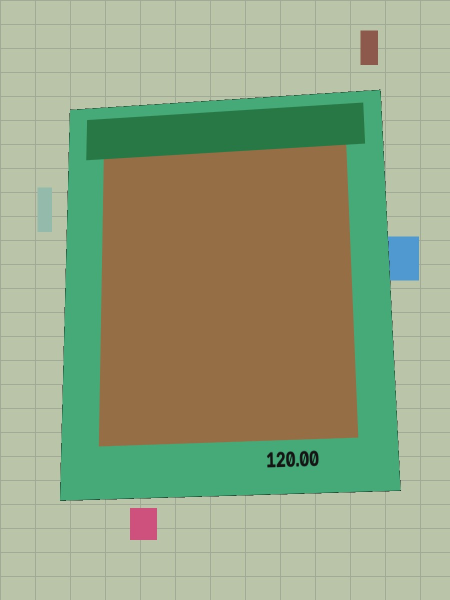
#> input picture test-assets/box_face.jpg, 900 x 1200 px (shown at 1/2 size)
$ python make_y4m.py box_face.jpg clear_board.jpg
#> lines starting #> are read from the running program, lines starting #| are printed output that depends on the picture
import numpy as np, sys
from PIL import Image
def y4m(src, out, W=960, H=1280, frames=20):
#> called with src = 'box_face.jpg', out = 'clear_board.jpg', W = 960, H = 1280, frames = 20
    im = Image.open(src).convert('RGB').resize((W, H))
    a = np.asarray(im).astype(float)
    R, G, B = a[..., 0], a[..., 1], a[..., 2]
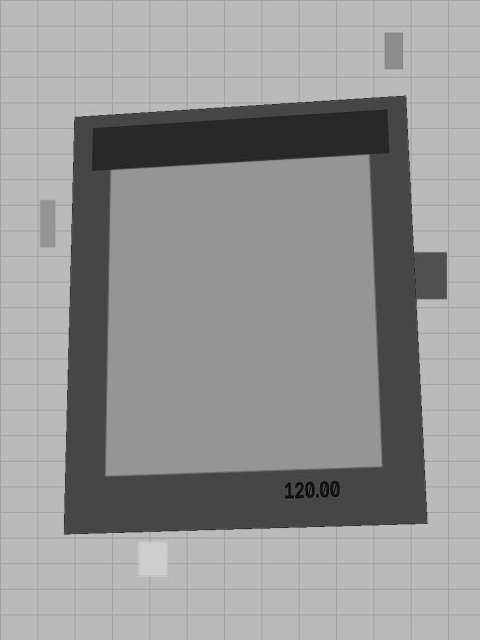
#> R: shape (1280, 960) float64 (shown at 1/2 size); min 0, max 216, mean 148.8
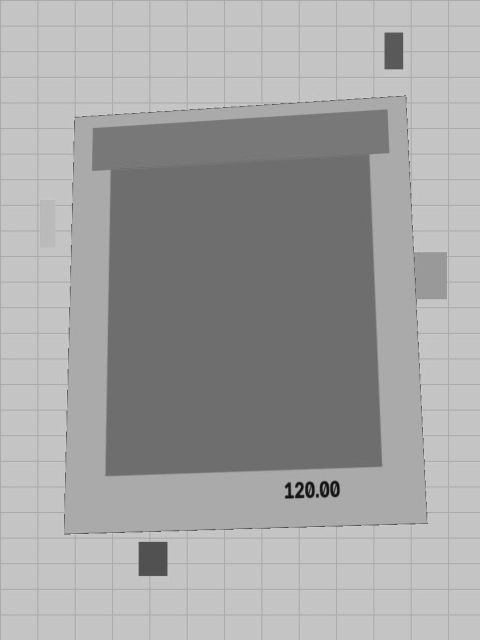
#> G: shape (1280, 960) float64 (shown at 1/2 size); min 1, max 226, mean 163.1
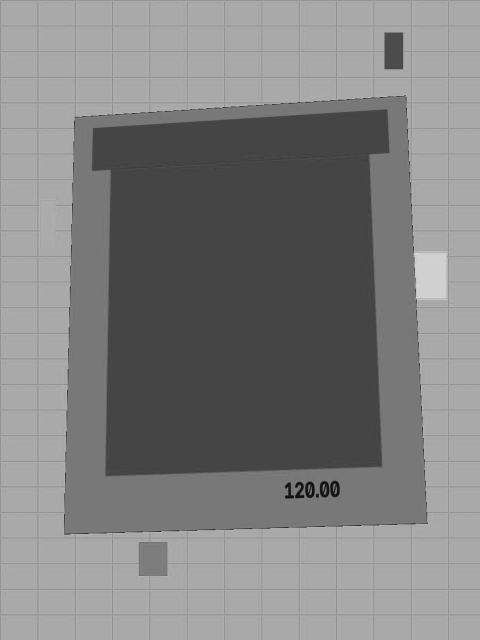
#> B: shape (1280, 960) float64 (shown at 1/2 size); min 0, max 220, mean 128.5
    Y = 0.299 * R + 0.587 * G + 0.114 * B
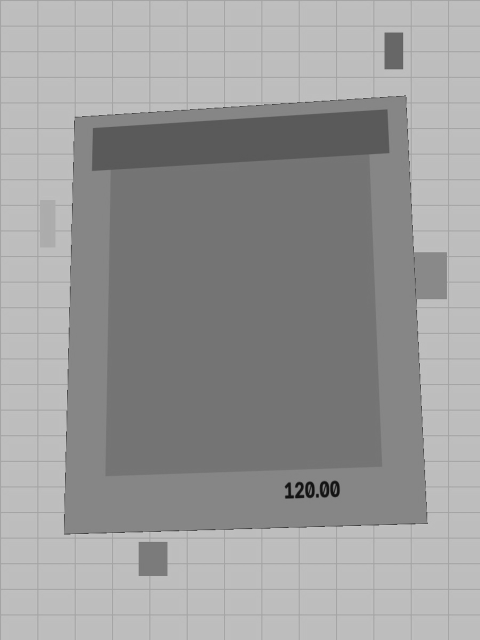
#> Y: shape (1280, 960) float64 (shown at 1/2 size); min 0.587, max 211.4, mean 154.9
    U = -0.168736 * R - 0.331264 * G + 0.5 * B + 128
    V = 0.5 * R - 0.418688 * G - 0.081312 * B + 128
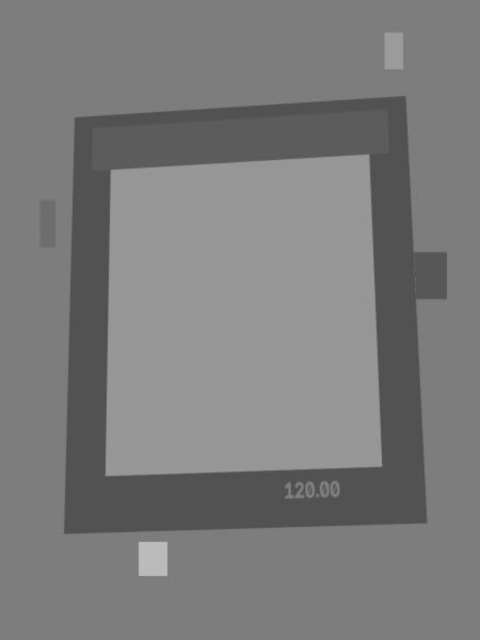
#> V: shape (1280, 960) float64 (shown at 1/2 size); min 74.22, max 194.4, mean 123.7
    U = U.reshape(H // 2, 2, W // 2, 2).mean((1, 3)); V = V.reshape(H // 2, 2, W // 2, 2).mean((1, 3))
#> after `U = U.reshape(H // 2, 2, W // 2, 2).mean((1, 3))`:
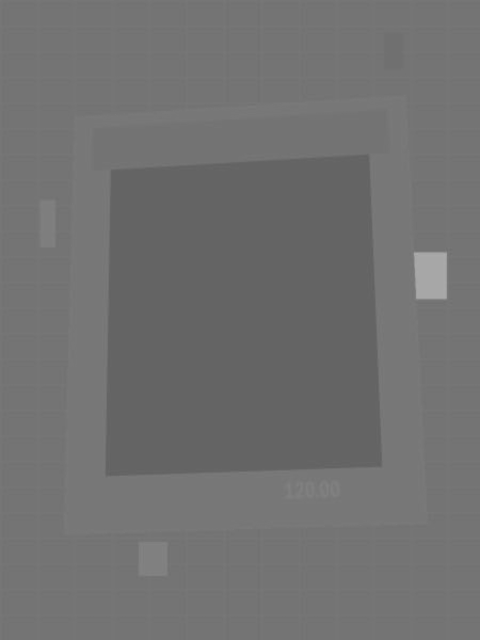
#> U: shape (640, 480) float64; min 97.42, max 172.8, mean 113.1
#> after `V = V.reshape(H // 2, 2, W // 2, 2).mean((1, 3))`:
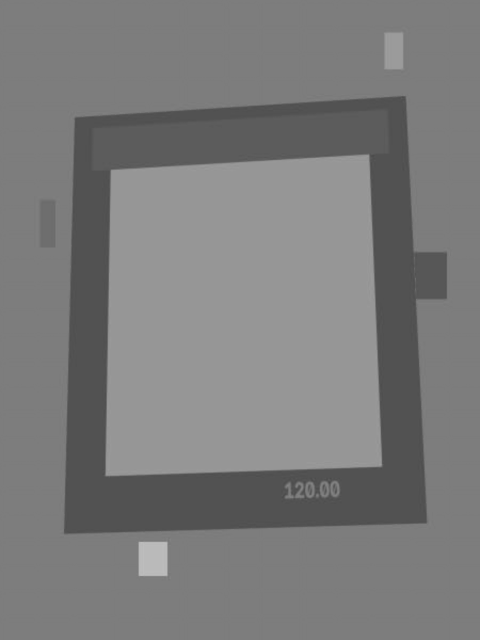
#> V: shape (640, 480) float64; min 74.68, max 189.6, mean 123.7
    planes = b''.join(np.clip(p, 0, 255).astype('uint8').tobytes() for p in (Y, U, V))
    with open(out, 'wb') as f:
        f.write(f'YUV4MPEG2 W{W} H{H} F30:1 Ip A1:1 C420jpeg\n'.encode())
        for _ in range(frames): f.write(b'FRAME\n' + planes)
y4m(sys.argv[1], sys.argv[2])
